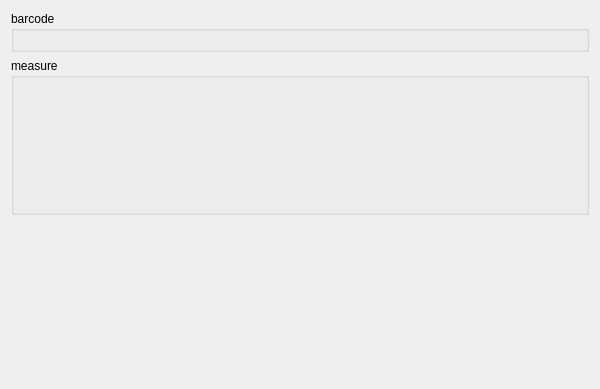
<?xml version="1.0" encoding="UTF-8"?>
<ui version="4.0">
 <class>MainWindow</class>
 <widget class="QDialog" name="MainWindow">
  <property name="geometry">
   <rect>
    <x>0</x>
    <y>0</y>
    <width>600</width>
    <height>389</height>
   </rect>
  </property>
  <property name="sizePolicy">
   <sizepolicy hsizetype="Preferred" vsizetype="Maximum">
    <horstretch>0</horstretch>
    <verstretch>0</verstretch>
   </sizepolicy>
  </property>
  <property name="windowTitle">
   <string>Template</string>
  </property>
  <layout class="QVBoxLayout" name="verticalLayout_2">
   <item>
    <widget class="QGroupBox" name="idGroupBox">
     <property name="sizePolicy">
      <sizepolicy hsizetype="Preferred" vsizetype="Maximum">
       <horstretch>0</horstretch>
       <verstretch>0</verstretch>
      </sizepolicy>
     </property>
     <property name="title">
      <string>barcode</string>
     </property>
     <layout class="QHBoxLayout" name="horizontalLayout">
      <item>
       <widget class="BarcodeWidget" name="barcodeWidget" native="true"/>
      </item>
     </layout>
    </widget>
   </item>
   <item>
    <widget class="QGroupBox" name="measureGroupBox">
     <property name="title">
      <string>measure</string>
     </property>
     <layout class="QVBoxLayout" name="verticalLayout">
      <item>
        <widget class="MeasureWidget" name="measureWidget" native="true"/>
      </item>
     </layout>
    </widget>
   </item>
   <item>
    <widget class="QStatusBar" name="statusBar">
     <property name="sizeGripEnabled">
      <bool>false</bool>
     </property>
    </widget>
   </item>
  </layout>
 </widget>
 <customwidgets>
  <customwidget>
   <class>BarcodeWidget</class>
   <extends>QWidget</extends>
   <header>../../../src/widgets/BarcodeWidget.h</header>
   <container>1</container>
  </customwidget>
  <customwidget>
   <class>MeasureWidget</class>
   <extends>QWidget</extends>
   <header>../../../src/widgets/MeasureWidget.h</header>
   <container>1</container>
  </customwidget>
 </customwidgets>
 <includes>
  <include location="local">../../widgets/BarcodeWidget.h</include>
  <include location="local">../../widgets/MeasureWidget.h</include>
 </includes>
 <resources/>
 <connections/>
</ui>
